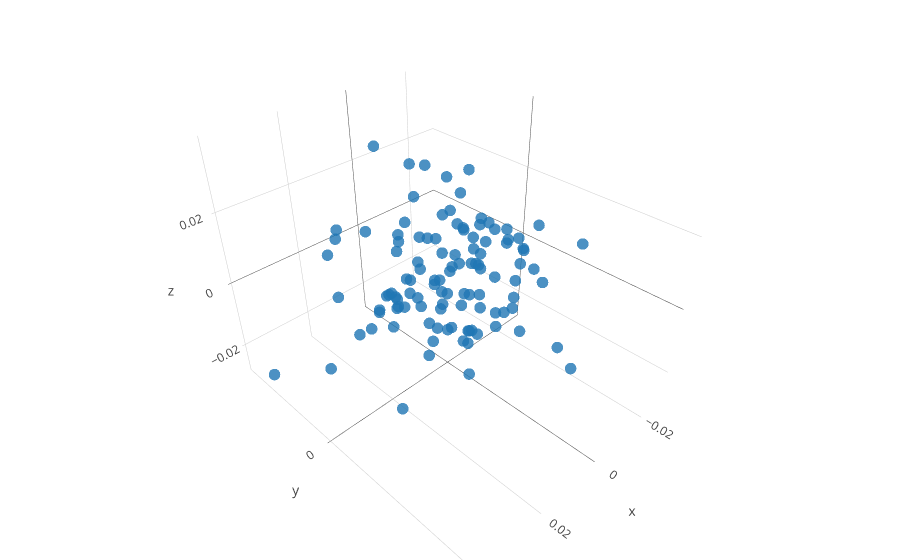

This figure's notebook cell:
### Code cell
## Plot vector PCA
fig_data= [go.Scatter3d(
        x = features[:,0],
        y = features[:,1],
        z = features[:,2],
        type='scatter3d',
        mode= "markers",
        text= ['a: {}; b: {}, L: {}; index = {}'.format(background[k,0],background[k,1],background[k,2], k) for k in range(background.shape[0])],
        marker= {
        'line': {'width': 0},
        'size': 4,
        'symbol': 'circle',
      "opacity": .8
      }
    )]


layout = go.Layout(
    margin=dict(
        l=0,
        r=0,
        b=0,
        t=0
    )
)

fig = go.Figure(data=fig_data, layout=layout)
iplot(fig)
